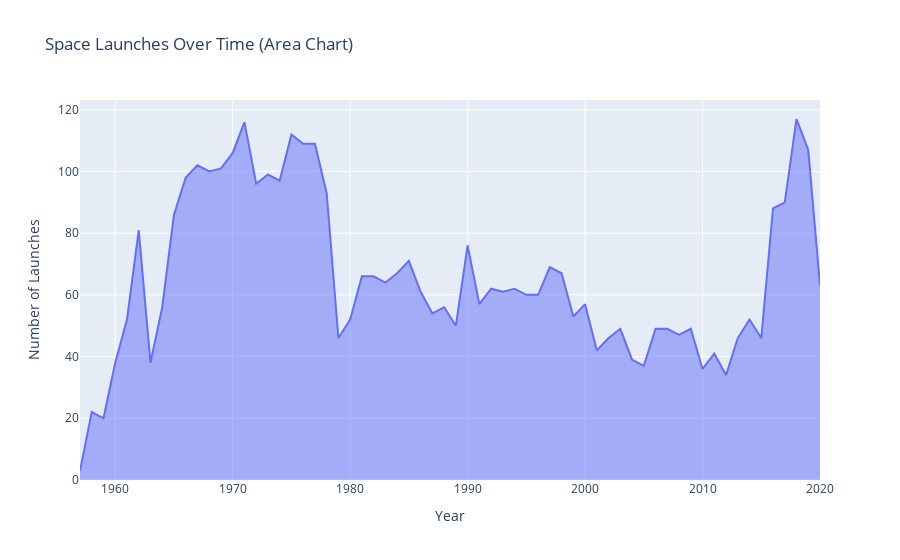

Notebook cell for this chart:
### Code cell
# Area chart for better visualization
fig = px.area(launches_per_year, 
              x='Year', 
              y='Launches',
              title='Space Launches Over Time (Area Chart)',
              color_discrete_sequence=['#636EFA'])
fig.update_layout(xaxis_title='Year', 
                  yaxis_title='Number of Launches')
fig.show()

### Figure 1 — Plotly figure (JSON) as saved in the notebook; plotly's stock layout.template omitted (floating-point values rounded to 4 significant figures)
{"data": [{"fillpattern": {"shape": ""}, "hovertemplate": "Year=%{x}<br>Launches=%{y}<extra></extra>", "legendgroup": "", "line": {"color": "#636EFA"}, "marker": {"symbol": "circle"}, "mode": "lines", "name": "", "orientation": "v", "showlegend": false, "stackgroup": "1", "type": "scatter", "x": [1957, 1958, 1959, 1960, 1961, 1962, 1963, 1964, 1965, 1966, 1967, 1968, 1969, 1970, 1971, 1972, 1973, 1974, 1975, 1976, 1977, 1978, 1979, 1980, 1981, 1982, 1983, 1984, 1985, 1986, 1987, 1988, 1989, 1990, 1991, 1992, 1993, 1994, 1995, 1996, 1997, 1998, 1999, 2000, 2001, 2002, 2003, 2004, 2005, 2006, 2007, 2008, 2009, 2010, 2011, 2012, 2013, 2014, 2015, 2016, 2017, 2018, 2019, 2020], "xaxis": "x", "y": [3, 22, 20, 38, 52, 81, 38, 56, 86, 98, 102, 100, 101, 106, 116, 96, 99, 97, 112, 109, 109, 93, 46, 52, 66, 66, 64, 67, 71, 61, 54, 56, 50, 76, 57, 62, 61, 62, 60, 60, 69, 67, 53, 57, 42, 46, 49, 39, 37, 49, 49, 47, 49, 36, 41, 34, 46, 52, 46, 88, 90, 117, 107, 63], "yaxis": "y"}], "layout": {"legend": {"tracegroupgap": 0}, "title": {"text": "Space Launches Over Time (Area Chart)"}, "xaxis": {"anchor": "y", "domain": [0, 1], "title": {"text": "Year"}}, "yaxis": {"anchor": "x", "domain": [0, 1], "title": {"text": "Number of Launches"}}}}
